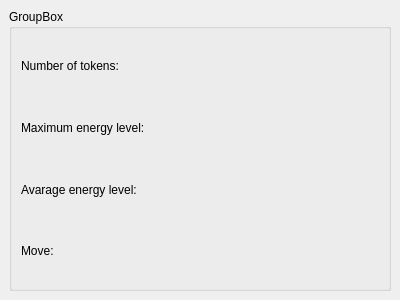
<ui version="4.0" >
 <author></author>
 <comment></comment>
 <exportmacro></exportmacro>
 <class>BoltzmannForm</class>
 <widget class="QWidget" name="BoltzmannForm" >
  <property name="geometry" >
   <rect>
    <x>0</x>
    <y>0</y>
    <width>400</width>
    <height>300</height>
   </rect>
  </property>
  <property name="windowTitle" >
   <string>Form</string>
  </property>
  <widget class="QGroupBox" name="groupBox" >
   <property name="geometry" >
    <rect>
     <x>9</x>
     <y>9</y>
     <width>382</width>
     <height>282</height>
    </rect>
   </property>
   <property name="title" >
    <string>GroupBox</string>
   </property>
   <layout class="QVBoxLayout" >
    <property name="margin" >
     <number>9</number>
    </property>
    <property name="spacing" >
     <number>6</number>
    </property>
    <item>
     <widget class="QLabel" name="label_2" >
      <property name="text" >
       <string>Number of tokens:</string>
      </property>
     </widget>
    </item>
    <item>
     <widget class="QLabel" name="label" >
      <property name="text" >
       <string>Maximum energy level:</string>
      </property>
     </widget>
    </item>
    <item>
     <widget class="QLabel" name="label_3" >
      <property name="text" >
       <string>Avarage energy level:</string>
      </property>
     </widget>
    </item>
    <item>
     <widget class="QLabel" name="label_4" >
      <property name="text" >
       <string>Move:</string>
      </property>
     </widget>
    </item>
   </layout>
  </widget>
 </widget>
 <pixmapfunction></pixmapfunction>
 <resources/>
 <connections/>
</ui>
